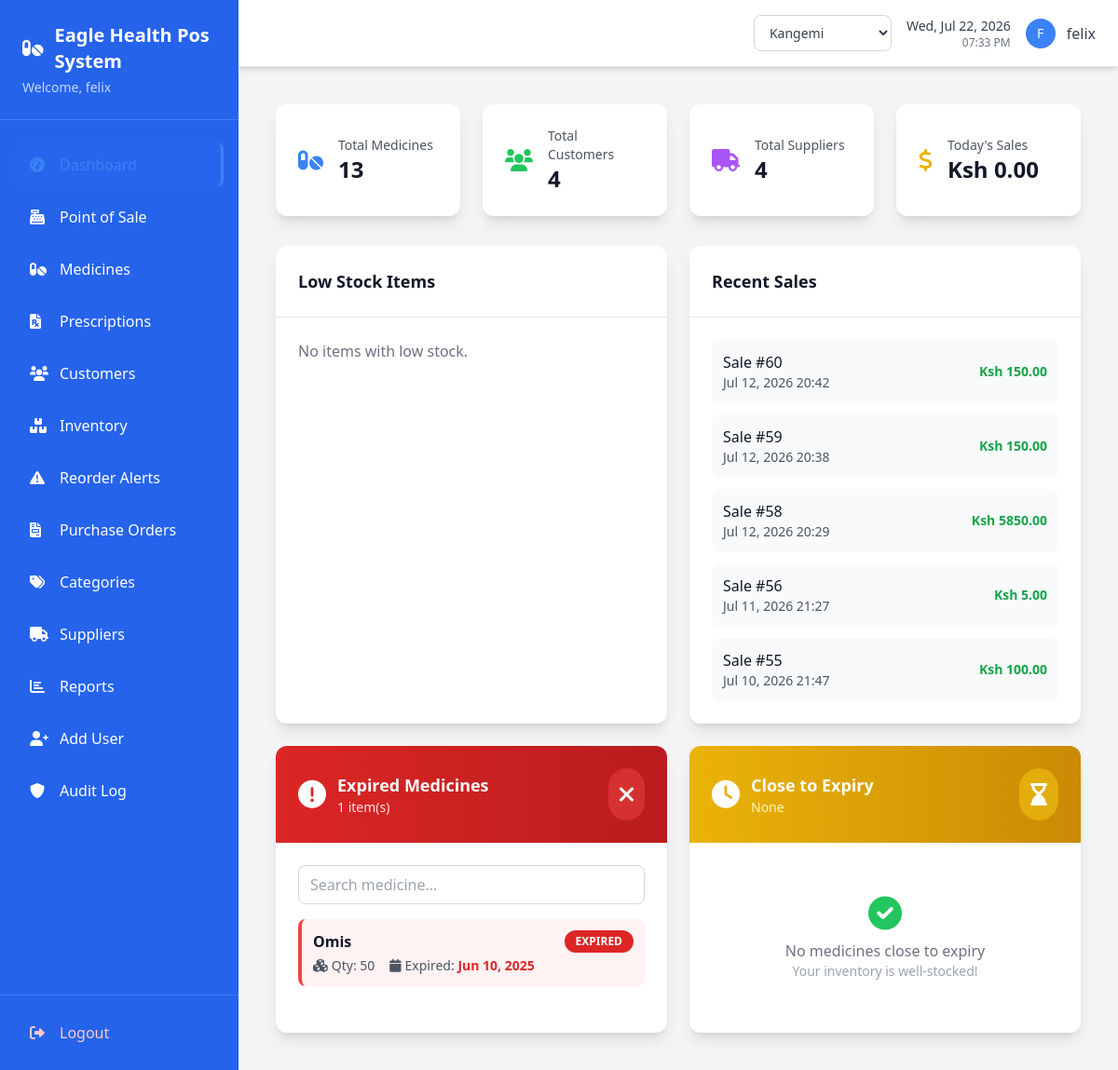
Page / (signed in) on the earlier database version.
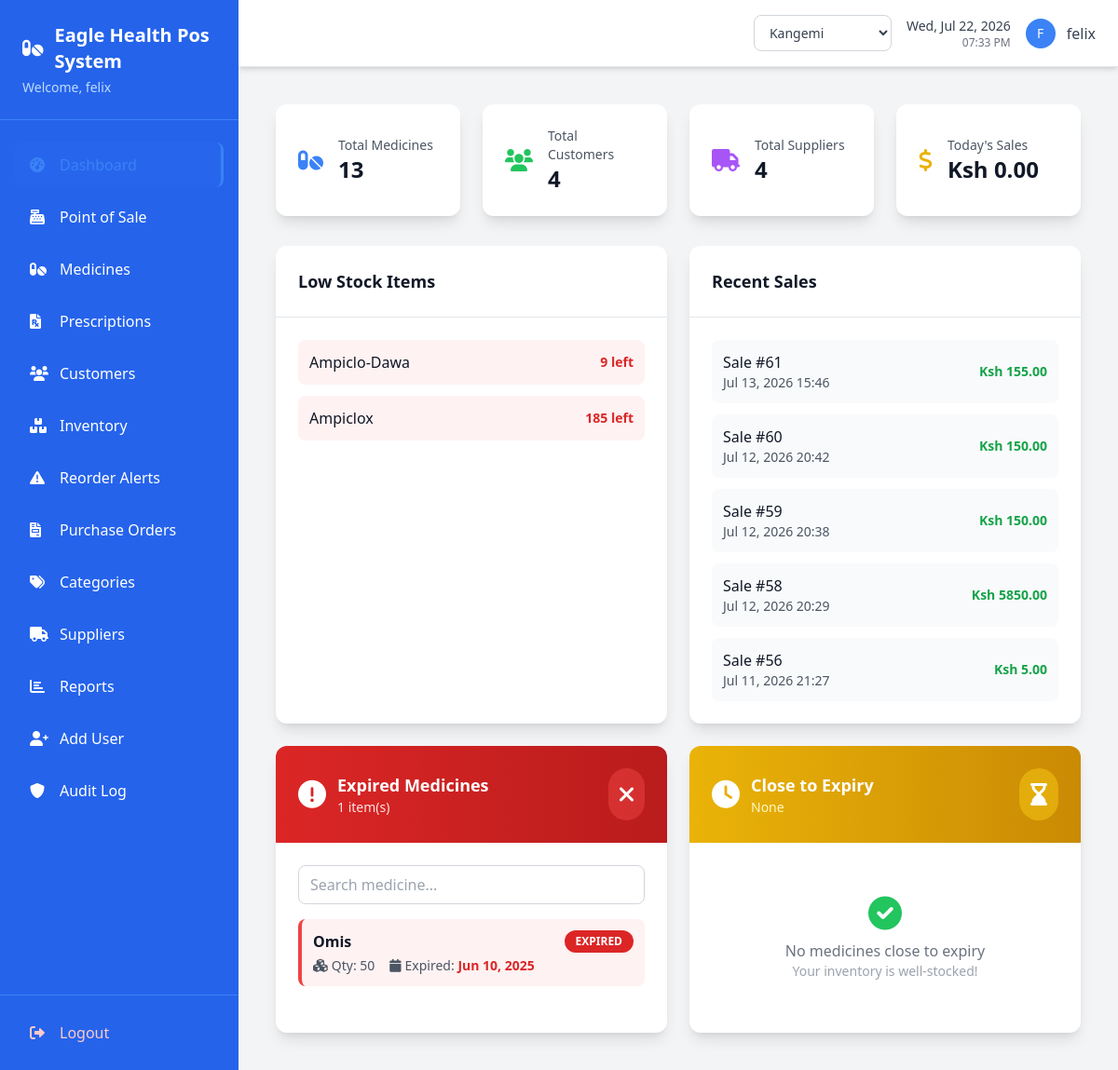
Same page on the later database version.
### pos/models.py (models this page shows, shortened)
class Sale(models.Model):
    branch = models.ForeignKey(Branch, on_delete=models.PROTECT, related_name='sales', null=True, blank=True)
    customer = models.ForeignKey(Customer, on_delete=models.CASCADE, null=True, blank=True)
    sale_date = models.DateTimeField(auto_now_add=True)
    total_amount = models.DecimalField(max_digits=10, decimal_places=2, default=0)
    discount = models.DecimalField(max_digits=10, decimal_places=2, default=0)
    tax = models.DecimalField(max_digits=10, decimal_places=2, default=0)
    payment_method = models.CharField(max_length=20, choices=[
        ('cash', 'Cash'),
        ('card', 'Card'),
        ('mobile', 'MPESA'),
        ('split', 'Split Payment'),
    ], default='cash')
    notes = models.TextField(blank=True, default='')
    served_by = models.ForeignKey(User, on_delete=models.CASCADE)
    created_at = models.DateTimeField(auto_now_add=True)

class Inventory(models.Model):
    branch = models.ForeignKey(Branch, on_delete=models.PROTECT, related_name='inventory_items', null=True, blank=True)
    medicine = models.ForeignKey(Medicine, on_delete=models.CASCADE)
    quantity = models.IntegerField(validators=[MinValueValidator(0)])
    reorder_level = models.PositiveIntegerField(default=10, help_text="Triggers low-stock alert when quantity falls at or below this.")
    expiry_date = models.DateField()
    batch_number = models.CharField(max_length=50, blank=True)
    cost_price = models.DecimalField(max_digits=10, decimal_places=2, validators=[MinValueValidator(Decimal('0.01'))])
    created_at = models.DateTimeField(auto_now_add=True)
    updated_at = models.DateTimeField(auto_now=True)
    class Meta:
        verbose_name_plural = "Inventories"

class Medicine(models.Model):
    name = models.CharField(max_length=100)
    category = models.ForeignKey(Category, on_delete=models.CASCADE)
    price = models.DecimalField(max_digits=10, decimal_places=2, validators=[MinValueValidator(Decimal('0.01'))])
    description = models.TextField(blank=True)
    manufacturer = models.CharField(max_length=100, blank=True)
    generic_name = models.CharField(max_length=150, blank=True, help_text="Clinical/active-ingredient name.")
    is_controlled_substance = models.BooleanField(default=False)
    barcode = models.CharField(max_length=50, blank=True, unique=True, null=True, help_text="Scannable SKU/barcode identifier.")
    is_active = models.BooleanField(default=True)
    created_at = models.DateTimeField(auto_now_add=True)
    updated_at = models.DateTimeField(auto_now=True)
    @property
    def total_quantity(self):
        return sum(inv.quantity for inv in self.inventory_set.all())

### pos/views.py (the view)
# urls.py: path('', views.dashboard, name='dashboard'),
@login_required
def dashboard(request):
    total_medicines = Medicine.objects.filter(is_active=True).count()
    total_customers = Customer.objects.count()
    total_suppliers = Supplier.objects.filter(is_active=True).count()
    today = timezone.now().date()
    branch_filter = {} if request.active_branch_id is None else {'branch_id': request.active_branch_id}
    today_sales = Sale.objects.filter(sale_date__date=today, **branch_filter).aggregate(
        total=Sum('total_amount')
    )['total'] or 0
    low_stock_inv_filter = {} if request.active_branch_id is None else {'inventory__branch_id': request.active_branch_id}
    low_stock = Medicine.objects.filter(
        inventory__quantity__lte=F('inventory__reorder_level'),
        is_active=True,
        **low_stock_inv_filter
    ).distinct()
    recent_sales = Sale.objects.filter(**branch_filter).order_by('-sale_date')[:5]
    expired = Inventory.objects.filter(expiry_date__lt=today, **branch_filter)
    close_to_expiry = Inventory.objects.filter(
        expiry_date__gte=today, expiry_date__lte=today + timedelta(days=30), **branch_filter
    )
    context = {
        'total_medicines': total_medicines,
        'total_customers': total_customers,
        'total_suppliers': total_suppliers,
        'today_sales': today_sales,
        'low_stock': low_stock,
        'recent_sales': recent_sales,
        'expired': expired,
        'close_to_expiry': close_to_expiry,
    }
    return render(request, 'pos/dashboard.html', context)

### pos/context_processors.py (called while the page is built)
def branch_context(request):
    if not request.user.is_authenticated:
        return {}
    return {
        'branches': Branch.objects.filter(is_active=True) if getattr(request, 'is_branch_admin', False) else [],
        'active_branch': Branch.objects.filter(id=request.active_branch_id).first() if getattr(request, 'active_branch_id', None) else None,
    }

### pos/models.py (called while the page is built)
    def get_accessible_branches(self):
        if self.role == 'admin':
            return Branch.objects.filter(is_active=True)
        return Branch.objects.filter(id=self.branch_id, is_active=True) if self.branch_id else Branch.objects.none()

### templates/pos/dashboard.html (shortened to what the changed rows need)
{% extends 'base.html' %}
{% block content %}
<div class="max-w-7xl mx-auto p-4">
  <div class="grid grid-cols-1 lg:grid-cols-2 gap-6">
    <div class="bg-white rounded-xl shadow-lg">
      <div class="p-6">
        {% if low_stock %}
        <ul class="space-y-3">
          {% for medicine in low_stock %}
          <li class="flex justify-between items-center p-3 bg-red-50 rounded-lg">
            <span class="font-medium text-gray-900">{{ medicine.name }}</span>
            <span class="text-sm text-red-600 font-semibold">{{ medicine.total_quantity }} left</span>
          </li>
          {% endfor %}
        </ul>
        {% else %}
        <p class="text-gray-500">No items with low stock.</p>
        {% endif %}
      </div>
    </div>
    <div class="bg-white rounded-xl shadow-lg">
      <div class="p-6">
        {% if recent_sales %}
        <ul class="space-y-3">
          {% for sale in recent_sales %}
          <li class="flex justify-between items-center p-3 bg-gray-50 rounded-lg">
            <div>
              <span class="font-medium text-gray-900">Sale #{{ sale.id }}</span>
              <p class="text-sm text-gray-600">{{ sale.sale_date|date:"M d, Y H:i" }}</p>
            </div>
            <span class="text-sm font-semibold text-green-600">Ksh {{ sale.total_amount|floatformat:2 }}</span>
          </li>
          {% endfor %}
        </ul>
        {% else %}
        <p class="text-gray-500">No recent sales.</p>
        {% endif %}
      </div>
    </div>
  </div>
  <div class="grid grid-cols-1 md:grid-cols-2 gap-6 mt-6">
    <div class="bg-white rounded-xl shadow-lg overflow-hidden">
        <div class="p-6">
            {% if expired %}
                <div class="space-y-2 max-h-96 overflow-y-auto">
                {% for inv in expired %}
                    <div class="expired-item p-3 bg-red-50 rounded-lg border-l-4 border-red-500 hover:bg-red-100 transition-colors duration-200 cursor-pointer" data-medicine="{{ inv.medicine.name|lower }}">
                        <div class="flex justify-between items-start">
                            <div class="flex-1">
                                <p class="font-semibold text-gray-900">{{ inv.medicine.name }}</p>
                                <div class="flex gap-4 mt-1 text-sm text-gray-600">
                                    <span><i class="fas fa-cubes mr-1"></i>Qty: {{ inv.quantity }}</span>
                                    <span><i class="fas fa-calendar mr-1"></i>Expired: <span class="text-red-600 font-semibold">{{ inv.expiry_date|date:"M d, Y" }}</span></span>
                                </div>
                            </div>
                            <span class="bg-red-600 text-white text-xs font-bold px-3 py-1 rounded-full">EXPIRED</span>
                        </div>
                    </div>
                {% endfor %}
                </div>
            {% else %}
                <div class="text-center py-8">
                    <i class="fas fa-check-circle text-4xl text-green-500 mb-2"></i>
                    <p class="text-gray-500 font-medium">No expired medicines</p>
                    <p class="text-gray-400 text-sm">Your inventory is clear!</p>
                </div>
            {% endif %}
        </div>
    </div>
</div>
</div>
{% endblock %}

Differences in the rows shown:
no longer on this page (row unchanged): Sale: id "55", sale_date "Jul 10, 2026 21:47", total_amount "100.00"
now on this page (row unchanged): Medicine: name "Ampiclo-Dawa", total_quantity "9"
now on this page (row unchanged): Medicine: name "Ampiclox", total_quantity "185"
added Sale: id "61", sale_date "Jul 13, 2026 15:46", total_amount "155.00"
Other differences:
text no longer shown: "No items with low stock."
